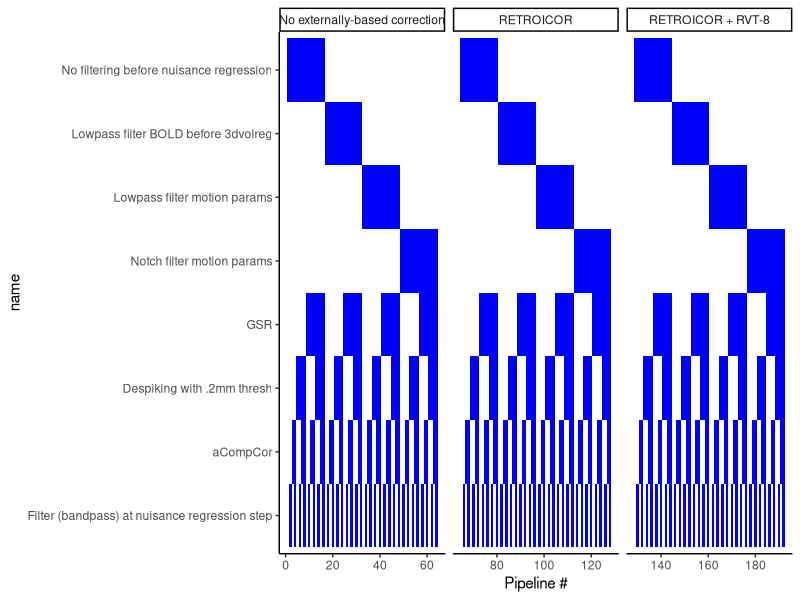

Recreate this plot in R.
library(tidyverse)


df = crossing(#RC = 0:1, `RC + RVT-8` = 0:1, `RVT-8` = 0:1, `None` = 0:1,
              `Despiking with .2mm thresh` = 0:1, 
              `GSR` = 0:1,
              `aCompCor` = 0:1,
              `filter` = c(1,2,3,4),
              `Filter (bandpass) at nuisance regression step` = 0:1) %>%
  mutate(
         'Notch filter motion params' = ifelse(filter == 1, 1, 0),
         'Lowpass filter motion params' = ifelse(filter == 2, 1, 0),
         'Lowpass filter BOLD before 3dvolreg' = ifelse(filter == 3, 1, 0),
         'No filtering before nuisance regression' = ifelse(filter == 4, 1, 0)) 

df = crossing(df, pipe = c('RETROICOR', 'RETROICOR + RVT-8', 'No externally-based correction'))

df = df %>%
  dplyr::arrange(pipe, `Notch filter motion params`, `Lowpass filter motion params`, 
                 `Lowpass filter BOLD before 3dvolreg`, 
                 `No filtering before nuisance regression`, GSR, `Despiking with .2mm thresh`, aCompCor, `Filter (bandpass) at nuisance regression step`) %>% 
  mutate(index = 1:nrow(.))
  

df_long = df %>%
  pivot_longer(-c(index, pipe)) %>%
  mutate(category = ifelse(name %in% c('RC', 'RC + RVT-8', 'None', 'RVT-8'), 'Pre-CPAC', 'CPAC')) %>%
  dplyr::filter(name != 'filter')



df_long$name = factor(df_long$name, levels = rev(c(
  'No filtering before nuisance regression',
  'Lowpass filter BOLD before 3dvolreg',
  'Lowpass filter motion params',
  'Notch filter motion params',
  'GSR',
  'Despiking with .2mm thresh',
  'aCompCor',
  'Filter (bandpass) at nuisance regression step'
)))



ggplot(df_long, aes(x = index, y = name, fill = value)) + 
  geom_tile() + 
  theme_classic() + 
  facet_grid(~pipe, drop = TRUE, scales = 'free') +
  scale_fill_gradient2(low="white",high="blue") +
  theme(legend.position = 'None') +
  labs(x = 'Pipeline #')

